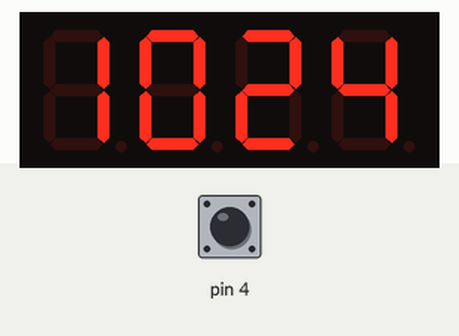
A sketch run on a simulated Arduino Uno, built for the host (arithmetic inside an expression is 32-bit, double 64-bit). Shown: 4-digit seven-segment display. Inputs (shaded band) come from the test bench; at power-on: pin 4 HIGH. The local clock reads 2024-03-15 10:24:30 at power-on unless the sketch sets it.

Above: at 1.2 s.
1.3 s: pin 4 pulled LOW for 0.15 s
At 31.1 s:
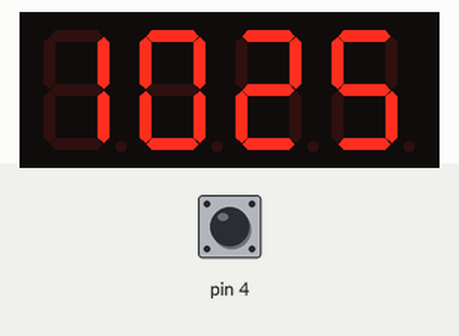
Timing chart, 0 to 31.5 s (numbered marks = the images above; inputs shaded):
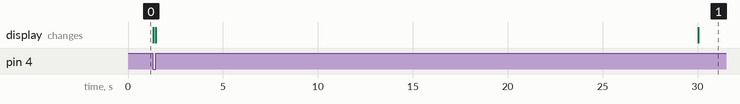

The sketch:

my_tm1637.ino
```cpp
#include "TM1637.h"

#define CLK 3//pins definitions for TM1637 and can be changed to other ports
#define DIO 2
TM1637 tm1637(CLK,DIO);

#include <iarduino_RTC.h>
//iarduino_RTC time(RTC_DS1307);          // подключаем RTC модуль на базе чипа DS1307, используется аппаратная шина I2C
iarduino_RTC time(RTC_DS3231);          // подключаем RTC модуль на базе чипа DS3231, используется аппаратная шина I2C

void setup()
{
    tm1637.init();
    tm1637.set(BRIGHTEST);//   BRIGHT_TYPICAL = 2,BRIGHT_DARKEST = 0,BRIGHTEST = 7;
    time.begin();
    pinMode(4, INPUT_PULLUP);
}

void loop() {
    int8_t ListDisp[4];
    time.gettime();

    ListDisp[0] = time.Hours /10;
    ListDisp[1] = time.Hours %10;
    ListDisp[2] = time.minutes /10;
    ListDisp[3] = time.minutes %10;

    tm1637.display(0,ListDisp[0]);
    tm1637.display(1,ListDisp[1]);
    tm1637.display(2,ListDisp[2]);
    tm1637.display(3,ListDisp[3]);
    (digitalRead(4)== 1) ? tm1637.point(0) : tm1637.point(1);

}
```
